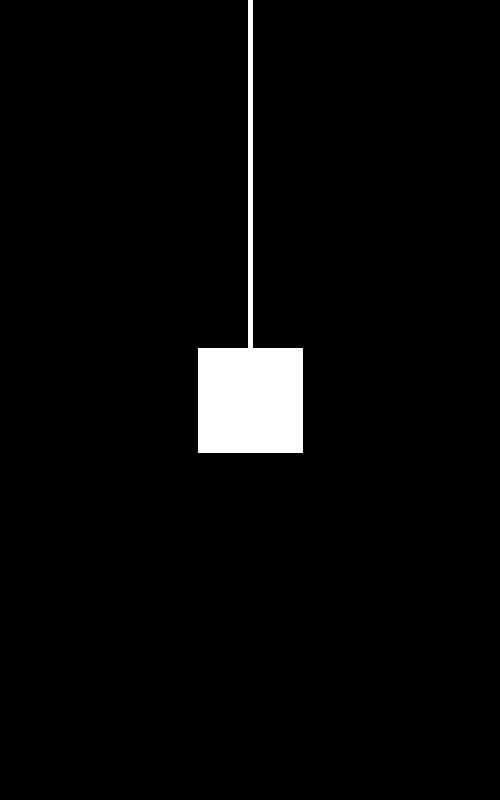
Frame 1 (no input)
Frame 60 (the mouse pressed at the canvas centre just before this capture): identical to frame 1, image omitted
Frame 120 (the mouse held since frame 60 and released just before this capture): identical to frame 1, image omitted

The Processing sketch that drew this single still picture (run headless with seeded random() and noise(); from frame 60 on, the mouse is pressed at the canvas centre):

// Processing sketch: sample10_10
// ── sample10_10.pde
float R = 400;
float weightWidth = 100;
float weightHeight = 100;
float y; //おもりの位置およびばねの長さ
int max = 600; //高さ方向の最大移動値
int min = 200; //高さ方向の最小移動値
boolean movable = false;   // ドラッグ可能かどうか

void setup() {
  size(500, 800);
  rectMode(CENTER);
  stroke(255);
  strokeWeight(5);
  y=R; //初期のばねの長さは自然長
}

void draw() {
  background(0);
  drawSpring();
}

void drawSpring() {
  if (movable) {
    //ばねの長さをマウスドラッグにより設定
    y = mouseY;
    y = constrain(y, min, max);
  }
  line(width/2, 0, width/2, y);
  rect(width/2, y, weightWidth, weightHeight);
}

void mousePressed() {
  // おもりの上でマウスボタンを押したかどうか
  if (mouseX > width/2-weightWidth/2 && mouseX < width/2+weightWidth/2  && mouseY > y-weightHeight/2 && mouseY < y+weightHeight/2) {
    movable = true;
  } else {
    movable = false;
  }
}

void mouseReleased() {
  // マウスボタンを離すとおもり移動不可能にする
  movable = false;
}
